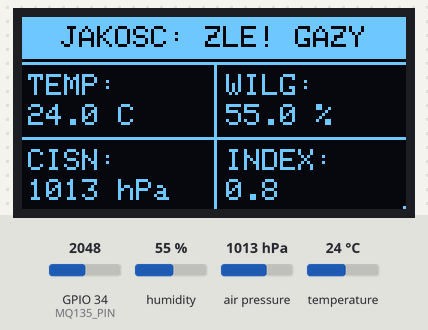
A sketch run on a simulated ESP32. Shown: 128×64 one-colour display. The inputs (shaded band) are chosen by the test bench; at power-on: humidity 55 %, GPIO 34 (MQ135_PIN) = 2048, air pressure 1013 hPa, temperature 24 °C. WiFi joins after 1.5 s; servers stay silent unless stated; uploads are accepted with an empty reply; what the sketch prints to the serial monitor is not drawn.

Above: at 7.8 s.
7.9 s: humidity set to 22 %
At 8.4 s:
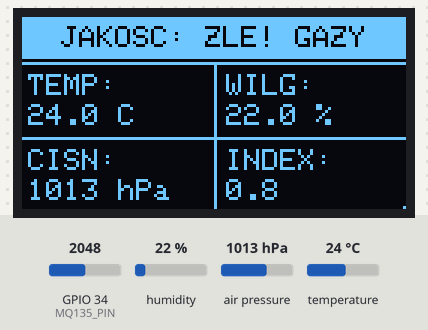
9.5 s: GPIO 34 (MQ135_PIN) set to 1538
At 10.1 s:
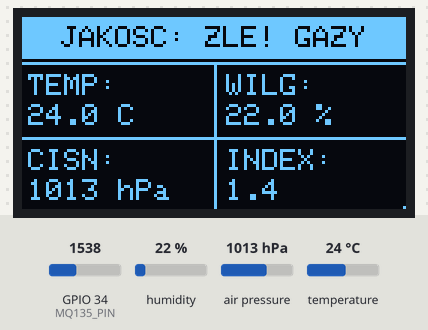
11.0 s: GPIO 34 (MQ135_PIN) set to 1415
At 12.2 s:
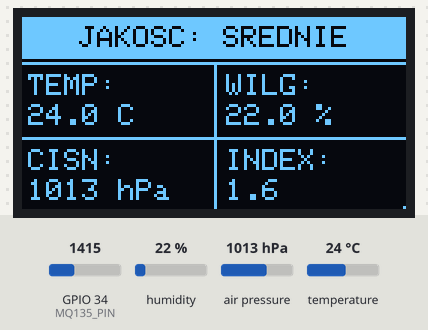
12.5 s: GPIO 34 (MQ135_PIN) set to 804
At 13.7 s:
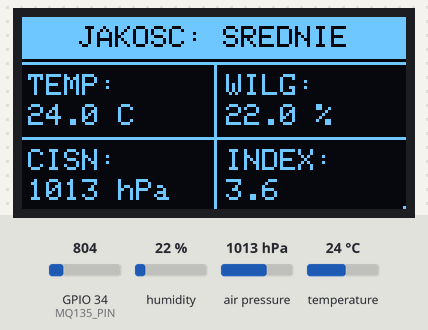
14.0 s: GPIO 34 (MQ135_PIN) set to 676
At 14.8 s:
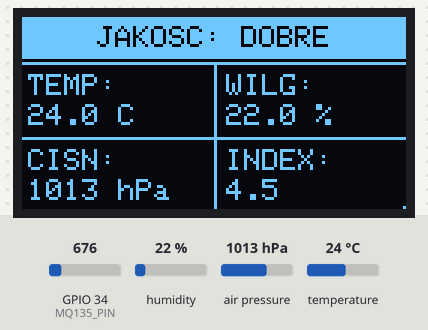
15.5 s: GPIO 34 (MQ135_PIN) set to 366
At 16.6 s:
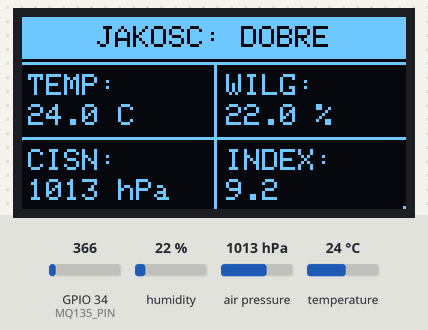
17.1 s: GPIO 34 (MQ135_PIN) set to 315
Timing chart, 0 to 19.6 s (numbered marks = the images above; inputs shaded):
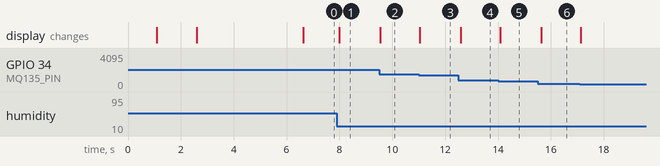

Measured:
- the behaviour switches between 1489 and 1488 on GPIO 34 (MQ135_PIN) (found by bisection; images 2 and 3)
- the behaviour switches between 745 and 744 on GPIO 34 (MQ135_PIN) (found by bisection; images 4 and 5)
- after the input at 7.9 s, the display: changes after 0.10 s (image 1)
- after the input at 9.5 s, the display: changes after 0.05 s (image 2)
- after the input at 11.0 s, the display: changes at once (image 3)
- after the input at 12.5 s, the display: changes after 0.09 s (image 4)
- after the input at 14.0 s, the display: changes after 0.09 s (image 5)
- after the input at 15.5 s, the display: changes after 0.14 s (image 6)

The sketch:

weather-station.ino
```cpp
#include <Wire.h>
#include "config.h"
#include "types.h"
#include "wifi_manager.h"
#include "sensors.h"
#include "display.h"
#include "cloud.h"

unsigned long lastSendTime = 0;

void setup() {
  Serial.begin(115200);
  Wire.begin(I2C_SDA_PIN, I2C_SCL_PIN);

  setupDisplay();
  showStartupScreen();
  delay(1000);

  setupSensors();
  setupNetwork();

  delay(2000);
}

void loop() {
  WeatherData currentData = readSensors();

  bool wifiStatus = isNetworkConnected();

  updateDisplay(currentData, wifiStatus);

  if (millis() - lastSendTime > SEND_INTERVAL) {
    sendToSupabase(currentData);
    lastSendTime = millis();
  }

  delay(100);
}
```

cloud.cpp
```cpp
#include "cloud.h"
#include "secrets.h"
#include <WiFi.h>
#include <HTTPClient.h>
#include <ArduinoJson.h>

void sendToSupabase(WeatherData data) {
  if(WiFi.status() == WL_CONNECTED){
    HTTPClient http;

    http.begin(SUPABASE_URL);
    http.addHeader("Content-Type", "application/json");
    http.addHeader("apikey", SUPABASE_KEY);
    http.addHeader("Authorization", String("Bearer ") + SUPABASE_KEY);

    StaticJsonDocument<200> doc;
    doc["temperature"] = data.temp;
    doc["humidity"] = data.hum;
    doc["pressure"] = data.pres;
    doc["air_quality_index"] = data.airIndex;
    doc["air_status"] = data.airStatus;

    String jsonString;
    serializeJson(doc, jsonString);

    int httpResponseCode = http.POST(jsonString);

    if(httpResponseCode > 0){
      Serial.print("Wysylanie OK. Kod: ");
      Serial.println(httpResponseCode);
    } else {
      Serial.print("Blad wysylania: ");
      Serial.println(httpResponseCode);
    }
    http.end();
  }
}
```

cloud.h
```cpp
#ifndef CLOUD_H
#define CLOUD_H

#include <Arduino.h>

#include "types.h"

void sendToSupabase(WeatherData data);

#endif
```

display.cpp
```cpp
#include "display.h"
#include "config.h"
#include <Wire.h>
#include <Adafruit_GFX.h>
#include <Adafruit_SSD1306.h>

Adafruit_SSD1306 display(SCREEN_WIDTH, SCREEN_HEIGHT, &Wire, OLED_RESET);

void setupDisplay() {
  if (!display.begin(SSD1306_SWITCHCAPVCC, SCREEN_ADDRESS)) {
    Serial.println(F("Błąd OLED!"));
    for (;;);
  }
  display.clearDisplay();
}

void showStartupScreen() {
  display.clearDisplay();
  display.setTextColor(SSD1306_WHITE);
  display.setTextSize(1);
  display.setCursor(20, 20);
  display.println(F("STACJA POGODOWA"));
  display.setCursor(10, 40);
  display.println(F("Start Systemu..."));
  display.display();
}

void updateDisplay(WeatherData data, bool wifiConnected) {
  display.clearDisplay();

  // GÓRNA BELKA
  display.fillRect(0, 0, 128, 14, SSD1306_WHITE);
  display.setTextColor(SSD1306_BLACK, SSD1306_WHITE);
  display.setTextSize(1);

  String headerText = "JAKOSC: " + data.airStatus;
  int centerCursor = (128 - (headerText.length() * 6)) / 2;
  if(centerCursor < 0) centerCursor = 0;
  display.setCursor(centerCursor, 3);
  display.print(headerText);

  // DANE
  display.setTextColor(SSD1306_WHITE);
  display.drawLine(0, 15, 128, 15, SSD1306_WHITE);
  display.drawLine(64, 15, 64, 64, SSD1306_WHITE);
  display.drawLine(0, 40, 128, 40, SSD1306_WHITE);

  // TEMP
  display.setCursor(2, 19); display.print(F("TEMP:"));
  display.setCursor(2, 29); display.print(data.temp, 1); display.print(F(" C"));

  // WILG
  display.setCursor(68, 19); display.print(F("WILG:"));
  display.setCursor(68, 29); display.print(data.hum, 1); display.print(F(" %"));

  // CISN
  display.setCursor(2, 44); display.print(F("CISN:"));
  display.setCursor(2, 54); display.print(data.pres, 0); display.print(F(" hPa"));

  // INDEX
  display.setCursor(68, 44); display.print(F("INDEX:"));
  display.setCursor(68, 54); display.print(data.airIndex, 1);

  if(wifiConnected) {
    display.drawPixel(127, 63, SSD1306_WHITE);
  }

  display.display();
}

void showConnectionAttempt(const char* ssid) {
  display.clearDisplay();
  display.setTextColor(SSD1306_WHITE);
  display.setTextSize(1);
  display.setCursor(0, 15);
  display.println(F("Laczenie z:"));
  display.setCursor(0, 25);
  display.println(ssid);
  display.display();
}

void showConnectionResult(bool connected, String ssid) {
  display.clearDisplay();
  display.setTextColor(SSD1306_WHITE);
  display.setTextSize(1);
  display.setCursor(10, 30);

  if(connected) {
    // Sukces
    display.println(F("WiFi OK!"));
    display.setCursor(10, 45);
    // Skracamy nazwę, żeby się zmieściła
    if(ssid.length() > 12) ssid = ssid.substring(0, 12);
    display.println(ssid);
  } else {
    // Porażka
    display.println(F("Offline Mode"));
    display.setCursor(10, 45);
    display.println(F("Brak sieci"));
  }
  display.display();
  delay(2000); // Czekamy 2 sekundy, żeby użytkownik przeczytał
}
```

display.h
```cpp
#ifndef DISPLAY_H
#define DISPLAY_H

#include <Arduino.h>

#include "types.h"

void setupDisplay();
void showStartupScreen();
void updateDisplay(WeatherData data, bool wifiConnected);

void showConnectionAttempt(const char* ssid);
void showConnectionResult(bool connected, String ssid);

#endif
```

secrets_example.h
```cpp
#ifndef SECRETS_H
#define SECRETS_H

// ================================================================
// INSTRUKCJA:
// 1. Zmień nazwę tego pliku na "secrets.h"
// 2. Wpisz poniżej swoje prawdziwe dane WiFi i klucze API
// ================================================================

// Sieć Domowa
#define WIFI_SSID         "TWOJA_NAZWA_SIECI"
#define WIFI_PASS         "TWOJE_HASLO_WIFI"

// Sieć Mobilna (Hotspot - opcjonalnie)
#define WIFI_SSID_MOBILE  "NAZWA_HOTSPOTU"
#define WIFI_PASS_MOBILE  "HASLO_HOTSPOTU"

// Konfiguracja Supabase
#define SUPABASE_URL      "https://twoj-projekt.supabase.co"
#define SUPABASE_KEY      "TWOJ_KLUCZ_API_SUPABASE"

#endif
```

sensors.cpp
```cpp
#include "sensors.h"
#include "config.h"
#include <Wire.h>
#include <Adafruit_BME280.h>

Adafruit_BME280 bme;

void setupSensors() {
  pinMode(MQ135_PIN, INPUT);

  if (!bme.begin(0x76)) {
      Serial.println("Błąd BME280!");
  }
}

WeatherData readSensors() {
  WeatherData data;

  data.temp = bme.readTemperature();
  data.hum = bme.readHumidity();
  data.pres = bme.readPressure() / 100.0F;

  int analogValue = analogRead(MQ135_PIN);
  float V_D34 = analogValue * (ADC_MAX_VOLTAGE / ADC_RESOLUTION);
  float airVoltage = V_D34 * VOLTAGE_DIVIDER_CORRECTION;

  float Rs = 0;
  if (airVoltage > 0) {
      Rs = ((SENSOR_VCC / airVoltage) - 1) * RL_VALUE;
  }
  data.airIndex = Rs / RO_CLEAN_AIR;

  if (data.airIndex >= 10.0) data.airStatus = "SWIETNE";
  else if (data.airIndex >= 4.0) data.airStatus = "DOBRE";
  else if (data.airIndex >= 1.5) data.airStatus = "SREDNIE";
  else data.airStatus = "ZLE! GAZY";

  return data;
}
```

sensors.h
```cpp
#ifndef SENSORS_H
#define SENSORS_H

#include "types.h"

void setupSensors();
WeatherData readSensors();

#endif
```

types.h
```cpp
#ifndef TYPES_H
#define TYPES_H

#include <Arduino.h>

#include <Arduino.h>

struct WeatherData {
  float temp;
  float hum;
  float pres;
  float airIndex;
  String airStatus;
};

#endif
```

wifi_manager.cpp
```cpp
#include "wifi_manager.h"
#include "secrets.h"
#include "display.h"
#include <WiFi.h>

bool tryConnect(const char* ssid, const char* pass) {
  showConnectionAttempt(ssid); // Pokazuje "Laczenie z..."

  Serial.print(F("Laczenie z: "));
  Serial.println(ssid);
  WiFi.begin(ssid, pass);

  int tryCount = 0;
  while (WiFi.status() != WL_CONNECTED && tryCount < 20) {
    delay(500);
    Serial.print(".");
    tryCount++;
  }
  Serial.println();
  return (WiFi.status() == WL_CONNECTED);
}

void setupNetwork() {
  WiFi.mode(WIFI_STA);

  // Próba 1: Dom
  if (!tryConnect(WIFI_SSID, WIFI_PASS)) {
    Serial.println(F("Domowe WiFi nie dziala. Probuje Mobile..."));

    // Restart radia (opcjonalny, czasem pomaga)
    WiFi.disconnect(true);
    delay(1000);
    WiFi.mode(WIFI_STA);
    delay(500);

    // Próba 2: Mobilne
    tryConnect(WIFI_SSID_MOBILE, WIFI_PASS_MOBILE);
  }

  // --- NOWOŚĆ: Wyświetlanie wyniku na ekranie ---
  bool isConnected = (WiFi.status() == WL_CONNECTED);
  String ssidName = isConnected ? WiFi.SSID() : "";

  showConnectionResult(isConnected, ssidName);
  // ----------------------------------------------

  if (isConnected) {
    Serial.println(F("Polaczono z WiFi!"));
  } else {
    Serial.println(F("Brak sieci."));
  }
}

bool isNetworkConnected() {
  return WiFi.status() == WL_CONNECTED;
}

String getNetworkName() {
  return WiFi.SSID();
}
```

wifi_manager.h
```cpp
#ifndef WIFI_MANAGER_H
#define WIFI_MANAGER_H

#include <Arduino.h>

#include <Arduino.h>

void setupNetwork();
bool isNetworkConnected();
String getNetworkName();

#endif
```

config.h
```cpp
#ifndef CONFIG_H
#define CONFIG_H

#include <Arduino.h>

#define I2C_SDA_PIN   21
#define I2C_SCL_PIN   22
#define MQ135_PIN     34

#define SCREEN_WIDTH  128
#define SCREEN_HEIGHT 64
#define OLED_RESET    -1
#define SCREEN_ADDRESS 0x3C

const float VOLTAGE_DIVIDER_CORRECTION = 1.667;
const float SENSOR_VCC = 5.0;
const float RL_VALUE = 10.0;
const float RO_CLEAN_AIR = 10.0;
const float ADC_RESOLUTION = 4095.0;
const float ADC_MAX_VOLTAGE = 3.3;

const unsigned long SEND_INTERVAL = 3000;

#endif
```
